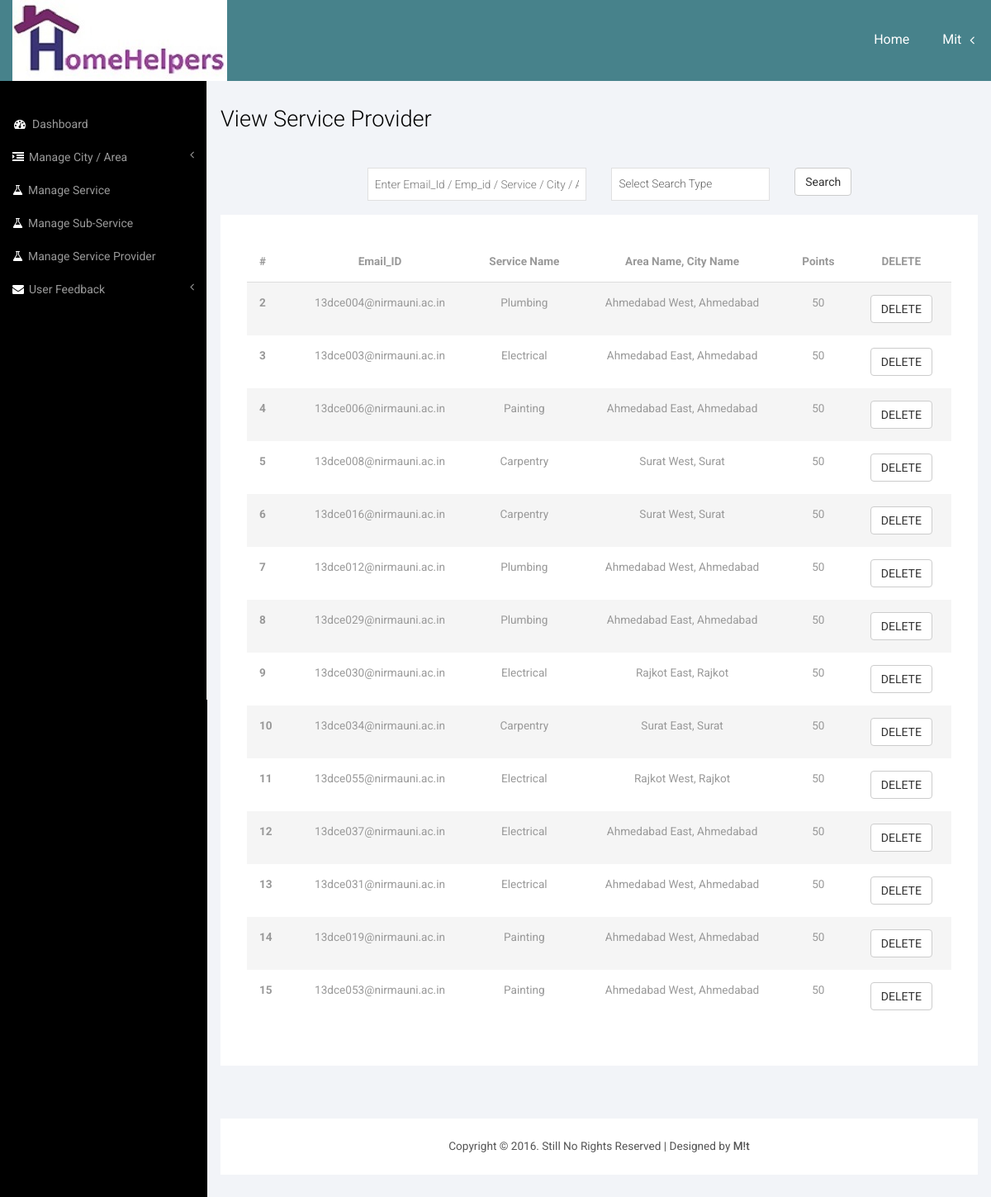
The page /Admin/ServiceProvider_EVD.php (signed in) on the database its author committed.
### tables this page shows
CREATE TABLE IF NOT EXISTS `sprovider_master` (
`Emp_id` int(8) NOT NULL,
  `First_name` varchar(16) NOT NULL,
  `Last_name` varchar(16) DEFAULT NULL,
  `Email_ID` varchar(32) NOT NULL,
  `Profile_image` text NOT NULL,
  `User_type` varchar(5) NOT NULL DEFAULT 'SP',
  `Service_id` int(2) NOT NULL,
  `City_id` int(4) NOT NULL,
  `Area_id` int(8) NOT NULL,
  `Contact_no` bigint(10) NOT NULL,
  `Points` int(4) NOT NULL DEFAULT '50',
  `Available` tinyint(1) NOT NULL DEFAULT '1',
  `Password` varchar(32) NOT NULL DEFAULT 'homehelpers',
  `Deleted` tinyint(1) NOT NULL DEFAULT '0',
  `Time_Stamp` date NOT NULL
);

CREATE TABLE IF NOT EXISTS `service_master` (
`Service_id` int(4) NOT NULL,
  `Service_name` varchar(32) NOT NULL,
  `Service_description` text,
  `Service_icon` varchar(64) DEFAULT NULL,
  `Service_fees` int(2) DEFAULT NULL,
  `Deleted` tinyint(1) NOT NULL DEFAULT '0'
);

CREATE TABLE IF NOT EXISTS `area_master` (
`Area_id` int(8) NOT NULL,
  `Area_name` varchar(16) NOT NULL,
  `City_id` int(4) NOT NULL,
  `Deleted` tinyint(1) NOT NULL DEFAULT '0'
);

CREATE TABLE IF NOT EXISTS `city_master` (
`City_id` int(4) NOT NULL,
  `City_name` varchar(16) NOT NULL,
  `Deleted` tinyint(1) NOT NULL DEFAULT '0'
);

### Admin/ServiceProvider_EVD.php (the view, shortened to what this page needs)
<!DOCTYPE HTML>
<html>
<?php
require("../connection.php");
require_once("Navigation.php");
?>
<head>
</head>
<body>
<div id="wrapper">
    <div id="page-wrapper" style="margin-top: 98px;">
        <div class="col-md-12 graphs">
            <div class="xs">
                <h3>View Service Provider</h3>
                <form action="" method="post" class="form-horizontal">
                    <div class="col-sm-12" style="margin-top: 16px;">
                        <div class="col-sm-2"> </div>
                        <div class="col-sm-4">
                            <input type="text" class="form-control1" name="Search" placeholder="Enter Email_Id / Emp_id / Service / City / Area">
                        </div>
                        <div class="col-sm-3">
                            <select class="form-control1" name="Type">
                                <option value="">Select Search Type</option>
                            </select>
                        </div>
                        <div class="col-sm-2">
                            <input type="submit" name="Submit" value="Search" class="btn btn-default">
                        </div>
                    </div>
                </form>
                <div class="tab-content" style="margin-top: 100px;">
                    <div class="tab-pane active" id="horizontal-form">
                        <div class="bs-example4" data-example-id="contextual-table">
                            <?php
                            if(isset($_POST['Submit'])){
                                if($_POST['Type']=="1"){
                                    $selectSQL = "SELECT * FROM `sprovider_master` where Deleted=0 AND Emp_id>1 AND Emp_id='{$_POST['Search']}' ORDER BY `Emp_id`";
                                }
                                elseif($_POST['Type']=="2")
                                {
                                    $selectSQL = "SELECT * FROM `sprovider_master` where Deleted=0 AND Emp_id>1 AND Email_ID='{$_POST['Search']}' ORDER BY `Emp_id`";
                                }
                                elseif($_POST['Type']=="3")
                                {
                                    $CitySelect="SELECT City_id FROM `city_master` WHERE City_name='{$_POST['Search']}'";
                                    $CityResult=mysql_query($CitySelect);
                                    $CityRow=mysql_fetch_assoc($CityResult);
                                    $selectSQL = "SELECT * FROM `sprovider_master` where Deleted=0 AND Emp_id>1 AND City_id='{$CityRow['City_id']}' ORDER BY `Emp_id`";
                                }
                                elseif($_POST['Type']=="4")
                                {
                                    $AreaSelect="SELECT Area_id FROM `area_master` WHERE Area_name='{$_POST['Search']}'";
                                    $AreaResult=mysql_query($AreaSelect);
                                    $AreaRow=mysql_fetch_assoc($AreaResult);
                                    $selectSQL = "SELECT * FROM `sprovider_master` where Deleted=0 AND Emp_id>1 AND Area_id='{$AreaRow['Area_id']}' ORDER BY `Emp_id`";
                                }
                                elseif($_POST['Type']=="5")
                                {
                                    $ServiceSelect="SELECT Service_id FROM `service_master` WHERE Service_name='{$_POST['Search']}'";
                                    $ServiceResult=mysql_query($ServiceSelect);
                                    $ServiceRow=mysql_fetch_assoc($ServiceResult);
                                    $selectSQL = "SELECT * FROM `sprovider_master` where Deleted=0 AND Emp_id>1 AND Service_id='{$ServiceRow['Service_id']}' ORDER BY `Emp_id`";
                                }
                            }
                            else{
                                $selectSQL = "SELECT * FROM `sprovider_master` where Deleted=0 AND Emp_id>1 ORDER BY `Emp_id`";
                            }
                            if( !( $selectRes = mysql_query( $selectSQL ) ) ){
                                echo 'Retrieval of data from Database Failed - #'.mysql_errno().': '.mysql_error();
                            }
                            else{
                            ?>
                            <table class="table">
                                <thead>
                                <tr>
                                    <th>#</th>
                                    <th style="text-align: center">Email_ID</th>
                                    <th style="text-align: center">Service Name</th>
                                    <th style="text-align: center">Area Name, City Name</th>
                                    <th style="text-align: center">Points</th>
                                    <th style="text-align: center">DELETE</th>
                                </tr>
                                </thead>
                                <tbody>
                                <?php
                                if (mysql_num_rows($selectRes) == 0) {
                                    echo '<tr><td colspan="3">No Rows Returned</td></tr>';
                                } else {
                                    $mit = 1;
                                    while ($row = mysql_fetch_assoc($selectRes)) {
                                        $gandhi = $row['Email_ID'];
                                        $id = $row['Emp_id'];
                                        $SSelect="SELECT Service_name FROM `service_master` WHERE Service_id='{$row['Service_id']}'";
                                        $SResult=mysql_query($SSelect,$con);
                                        $Srow=mysql_fetch_assoc($SResult);
                                        $ASelect="SELECT Area_name FROM `area_master` WHERE Area_id='{$row['Area_id']}'";
                                        $AResult=mysql_query($ASelect,$con);
                                        $Arow=mysql_fetch_assoc($AResult);
                                        $CSelect="SELECT City_name FROM `city_master` WHERE City_id='{$row['City_id']}'";
                                        $CResult=mysql_query($CSelect,$con);
                                        $Crow=mysql_fetch_assoc($CResult);
                                        if ($mit % 2 == 1) {
                                            echo "<tr class=\"active\"><th>{$row['Emp_id']}</th><td align=\"center\">{$row['Email_ID']}</td><td align=\"center\">{$Srow['Service_name']}</td><td align=\"center\">{$Arow['Area_name']}, {$Crow['City_name']}</td><td align=\"center\">{$row['Points']}</td><td align=\"center\"><input type='button' value='DELETE' onclick='mfunction(this)' data-name='$gandhi' data-id='$id' class=\"btn btn-default\"></td></tr>\n";
                                        } else {
                                            echo "<tr><th>{$row['Emp_id']}</th><td align=\"center\">{$row['Email_ID']}</td><td align=\"center\">{$Srow['Service_name']}</td><td align=\"center\">{$Arow['Area_name']}, {$Crow['City_name']}</td><td align=\"center\">{$row['Points']}</td><td align=\"center\"><input type='button' value='DELETE' onclick='mfunction(this)' data-name='$gandhi' data-id='$id' class=\"btn btn-default\"></td></tr>\n";
                                        }
                                        $mit++;
                                    }
                                }
                                }
                                ?>
                                </tbody>
                            </table>
                        </div>
                    </div>
                </div>
                <div class="copy_layout">
                    <p>Copyright © 2016. Still No Rights Reserved | Designed by <b style="font-weight: 500">M!t</b></p>
                </div>
            </div>
        </div>
    </div>
</body>
</html>

### css/style.css (style rules this page uses)
h4, h5, h6, h1, h2, h3 { margin-top: 0; }
p { margin: 0; }
html, body { font-family: 'Roboto', sans-serif; font-size: 100%; background:#000; overflow-x: hidden; }
.but_list, .tab-content { margin:1.5em 0 0 0; }
.copy p, .copy_layout p { font-size:0.85em; color:#555; }
.graphs { padding: 2em 1em; background: #f2f4f8; font-family: 'Roboto', sans-serif; }
.form-control1, .form-control_2.input-sm { border: 1px solid #e0e0e0; padding: 5px 8px; color: #616161; background: #fff; box-shadow: none !important; width: 100%; font-size: 0.85em; font-weight: 300; height: 40px; border-radius: 0; -webkit-appearance: none; }
.bs-example4 { background: #fff; padding: 2em; }
.xs h3, .widget_head { color:#000; font-size:1.7em; font-weight:300; margin-bottom: 1em; }
.table > thead > tr > th, .table > tbody > tr > th, .table > tfoot > tr > th, .table > thead > tr > td, .table > tbody > tr > td, .table > tfoot > tr > td { border-top: none !important; }
.tab-content > .active { display: block; visibility: visible; }
.table > thead > tr > th, .table > tbody > tr > th, .table > tfoot > tr > th, .table > thead > tr > td, .table > tbody > tr > td, .table > tfoot > tr > td { font-size: 0.85em; color: #999; }
.table td, .table>tbody>tr>td, .table>tbody>tr>th, .table>tfoot>tr>td, .table>tfoot>tr>th, .table>thead>tr>td, .table>thead>tr>th { padding:15px !important; }
.table > thead > tr > th { border-bottom: 1px solid #ddd !important; }
.copy_layout { padding:1.5em 0; background:#fff; text-align:center; margin: 4em 0 0em 0; }

### css/custom.css (style rules this page uses)
#wrapper { width: 100%; }
#page-wrapper { min-height: 568px; background-color: #fff; }
@media (min-width:768px) { #page-wrapper { position: inherit; margin: 0 0 0 250px; border-left: 1px solid #e7e7e7; } }

### rows shown on the page
sprovider_master: Emp_id "2", Email_ID "13dce004@nirmauni.ac.in", Service.Service_name "Plumbing", Area.Area_name "Ahmedabad West", City.City_name "Ahmedabad", Points "50"
sprovider_master: Emp_id "3", Email_ID "13dce003@nirmauni.ac.in", Service.Service_name "Electrical", Area.Area_name "Ahmedabad East", City.City_name "Ahmedabad", Points "50"
sprovider_master: Emp_id "4", Email_ID "13dce006@nirmauni.ac.in", Service.Service_name "Painting", Area.Area_name "Ahmedabad East", City.City_name "Ahmedabad", Points "50"
sprovider_master: Emp_id "5", Email_ID "13dce008@nirmauni.ac.in", Service.Service_name "Carpentry", Area.Area_name "Surat West", City.City_name "Surat", Points "50"
sprovider_master: Emp_id "6", Email_ID "13dce016@nirmauni.ac.in", Service.Service_name "Carpentry", Area.Area_name "Surat West", City.City_name "Surat", Points "50"
sprovider_master: Emp_id "7", Email_ID "13dce012@nirmauni.ac.in", Service.Service_name "Plumbing", Area.Area_name "Ahmedabad West", City.City_name "Ahmedabad", Points "50"
sprovider_master: Emp_id "8", Email_ID "13dce029@nirmauni.ac.in", Service.Service_name "Plumbing", Area.Area_name "Ahmedabad East", City.City_name "Ahmedabad", Points "50"
sprovider_master: Emp_id "9", Email_ID "13dce030@nirmauni.ac.in", Service.Service_name "Electrical", Area.Area_name "Rajkot East", City.City_name "Rajkot", Points "50"
sprovider_master: Emp_id "10", Email_ID "13dce034@nirmauni.ac.in", Service.Service_name "Carpentry", Area.Area_name "Surat East", City.City_name "Surat", Points "50"
sprovider_master: Emp_id "11", Email_ID "13dce055@nirmauni.ac.in", Service.Service_name "Electrical", Area.Area_name "Rajkot West", City.City_name "Rajkot", Points "50"
sprovider_master: Emp_id "12", Email_ID "13dce037@nirmauni.ac.in", Service.Service_name "Electrical", Area.Area_name "Ahmedabad East", City.City_name "Ahmedabad", Points "50"
sprovider_master: Emp_id "13", Email_ID "13dce031@nirmauni.ac.in", Service.Service_name "Electrical", Area.Area_name "Ahmedabad West", City.City_name "Ahmedabad", Points "50"
sprovider_master: Emp_id "14", Email_ID "13dce019@nirmauni.ac.in", Service.Service_name "Painting", Area.Area_name "Ahmedabad West", City.City_name "Ahmedabad", Points "50"
sprovider_master: Emp_id "15", Email_ID "13dce053@nirmauni.ac.in", Service.Service_name "Painting", Area.Area_name "Ahmedabad West", City.City_name "Ahmedabad", Points "50"

### other values the page prints
$_SESSION["First_name"] "Mit"
